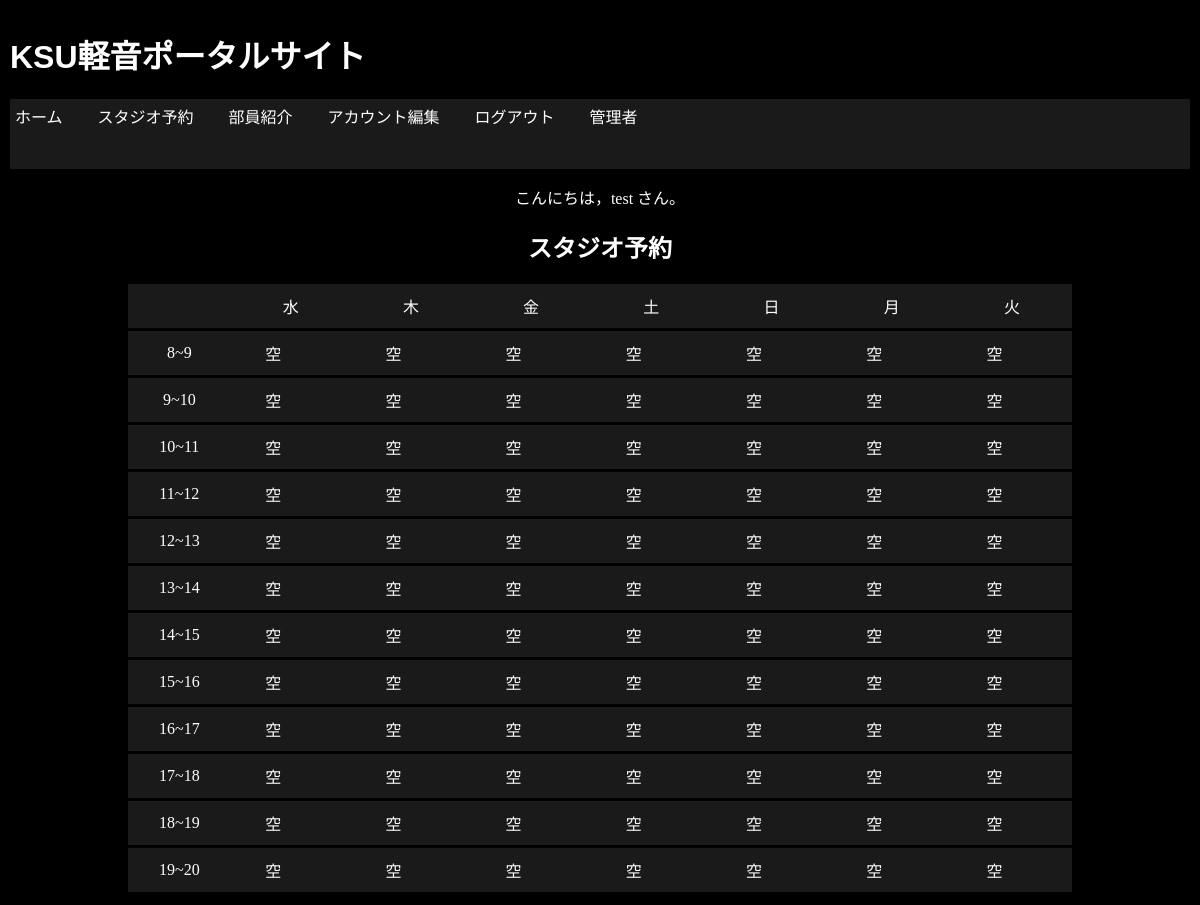
Before: /reserve/index.php (signed in) with the older database file.
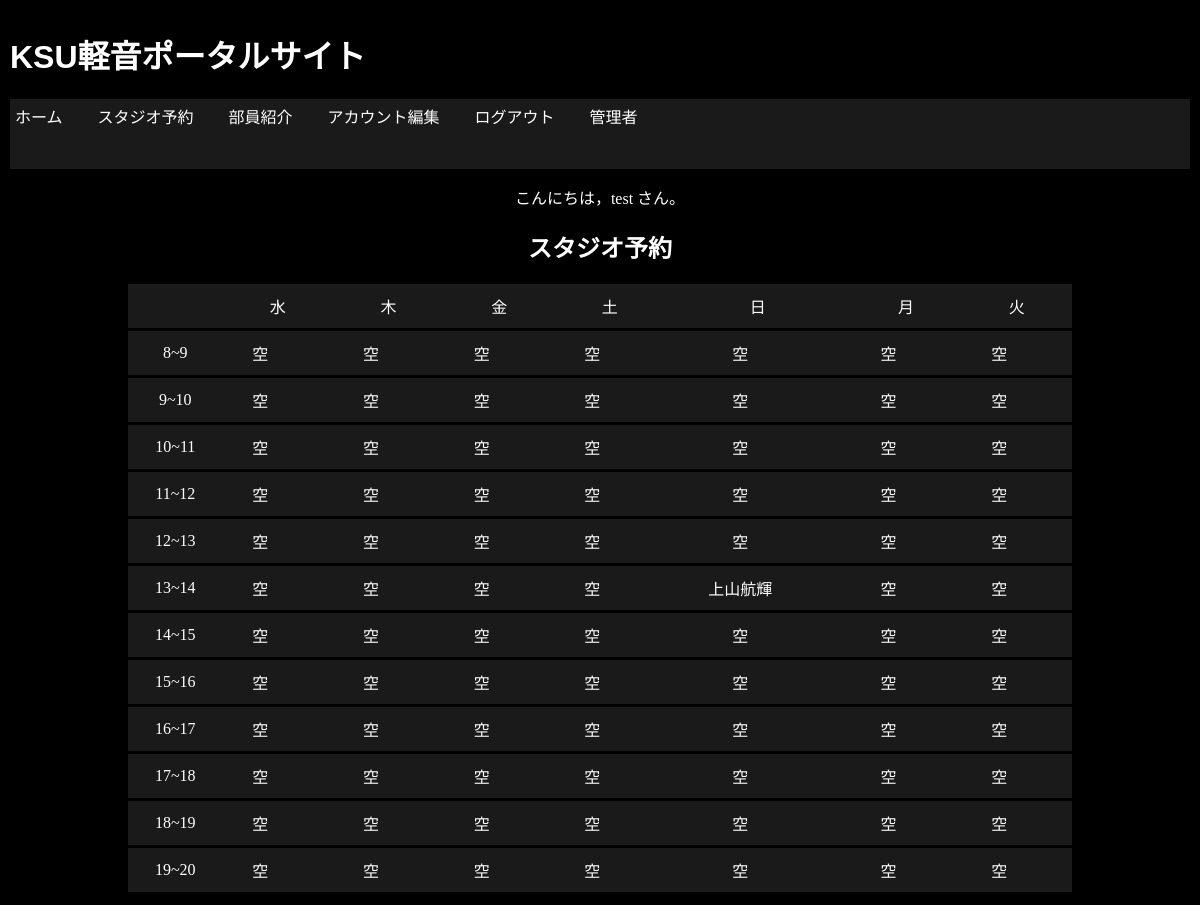
After: the same page with the newer database file.
### tables this page shows
CREATE TABLE reserves (
    time TEXT,
    wednesday TEXT DEFAULT '空',
    thursday TEXT DEFAULT '空',
    friday TEXT DEFAULT '空',
    saturday TEXT DEFAULT '空',
    sunday TEXT DEFAULT '空',
    monday TEXT DEFAULT '空',
    tuesday TEXT DEFAULT '空'
);

### frames/urlpointer.php (called while the page is built)
<?php
$urls = [
    "home" => "index-j.php",
    "reserve" => "reserve/index.php",
    "info" => "users/info.php",
    "login" => "users/login.php",
    "admin" => "admin/index.php",
    "edit" => "users/edit.php",
    "logout" => "users/logout.php"
];
?>

### frames/urlchanger.php (called while the page is built)
<?php
foreach ($urls as $key => $value){
    $urls[$key] = "../{$value}";
}
?>

### reserve/index.php (the view, shortened to what this page needs)
<?php
$db = new SQLite3('../keionportal.db');
$result = $db->query('SELECT * FROM reserves');
?>
<?php
require("../frames/urlpointer.php");
require("../frames/urlchanger.php");
require('../frames/header.php');
?>
<html>
<body>
    <h2>スタジオ予約</h2>
    <table>
        <tr>
            <td></td>
            <td>水</td>
            <td>木</td>
            <td>金</td>
            <td>土</td>
            <td>日</td>
            <td>月</td>
            <td>火</td>
        </tr>
        <?php
        while ($row = $result->fetchArray(SQLITE3_ASSOC)) {
            echo "<tr>";
            echo '<td>' . $row['time'] . "</td>";
            echo "<td>" . '<a href="./confirm.php?date=wednesday&time=' . $row['time'] . '">' . $row['wednesday'] . "</a></td>";
            echo "<td>" . '<a href="./confirm.php?date=thursday&time=' . $row['time'] . '">' . $row['thursday'] . "</a></td>";
            echo "<td>" . '<a href="./confirm.php?date=friday&time=' . $row['time'] . '">' . $row['friday'] . "</a></td>";
            echo "<td>" . '<a href="./confirm.php?date=saturday&time=' . $row['time'] . '">' . $row['saturday'] . "</a></td>";
            echo "<td>" . '<a href="./confirm.php?date=sunday&time=' . $row['time'] . '">' . $row['sunday'] . "</a></td>";
            echo "<td>" . '<a href="./confirm.php?date=monday&time=' . $row['time'] . '">' . $row['monday'] . "</a></td>";
            echo "<td>" . '<a href="./confirm.php?date=tuesday&time=' . $row['time'] . '">' . $row['tuesday'] . "</a></td>";
            echo "</tr>";
        }
        ?>
    </table>
</body>
</html>

### frames/header.php (shortened to what this page needs)
<!DOCTYPE html>
<html lang="ja">
<head>
    <link rel="stylesheet" href="..\style.css">
    <link rel="stylesheet" href=".\style.css">
    <link rel="stylesheet" href=".\frames\style.css">
</head>
<body>
    <div id="header">
        <h1 class="title"><a href="<?php echo $urls["home"]; ?>">KSU軽音ポータルサイト</a></h1>
    </div>
    <ul class="navi">
        <li><a href="<?php echo $urls["home"]; ?>">ホーム</a></li>
        <li><a href="<?php echo $urls["reserve"]; ?>">スタジオ予約</a></li>
        <li><a href="<?php echo $urls["info"]; ?>">部員紹介</a></li>
        <?php
        if (!$_SESSION){
            echo '<li><a href="';
            echo $urls['login'];
            echo '">ログイン</a></li>';
        }else{
            echo '<li><a href="';
            echo $urls['edit'];
            echo '">アカウント編集</a></li>';
            echo '<li><a href="';
            echo $urls['logout'];
            echo '">ログアウト</a></li>';
        }
        ?>
        <li><a href="<?php echo $urls["admin"]; ?>">管理者</a></li>
    </ul>
    <?php
    if ($_SESSION){
        $message = "こんにちは，{$_SESSION['name']} さん。";
    }
    ?>
    <?php
    echo '<p>'. $message .'</p>';
    ?>
</body>
</html>

### style.css (style rules this page uses)
body { background-color: #000000; margin: 0; color: white; font-family:'ＭＳ 明朝'; padding-bottom: 30px; padding: 10px; padding-right: 10px; text-align: center; }
h1 { font-weight: bold; font-family: 'DotGothic16', sans-serif; text-align: left; }
.navi { width: 100%; height: 70px; background-color: rgb(26, 26, 26); padding: 5px; box-sizing:border-box; font-family: sans-serif; }
ul { display: flex; }
li { list-style: none; }
a { display: block; text-decoration: none; color: white; margin-right: 35px; }
h2 { text-align: center; font-weight: bold; font-family: sans-serif; }
table { margin: auto; background-color: rgb(26, 26, 26); color:white; width: 80%; border-collapse: collapse; border:0; }
td { text-align: center; border:0; border-bottom:3px solid black; padding:10px; }

Changed rows visible on the page:
changed reserves "13~14": sunday "空" → "上山航輝"
